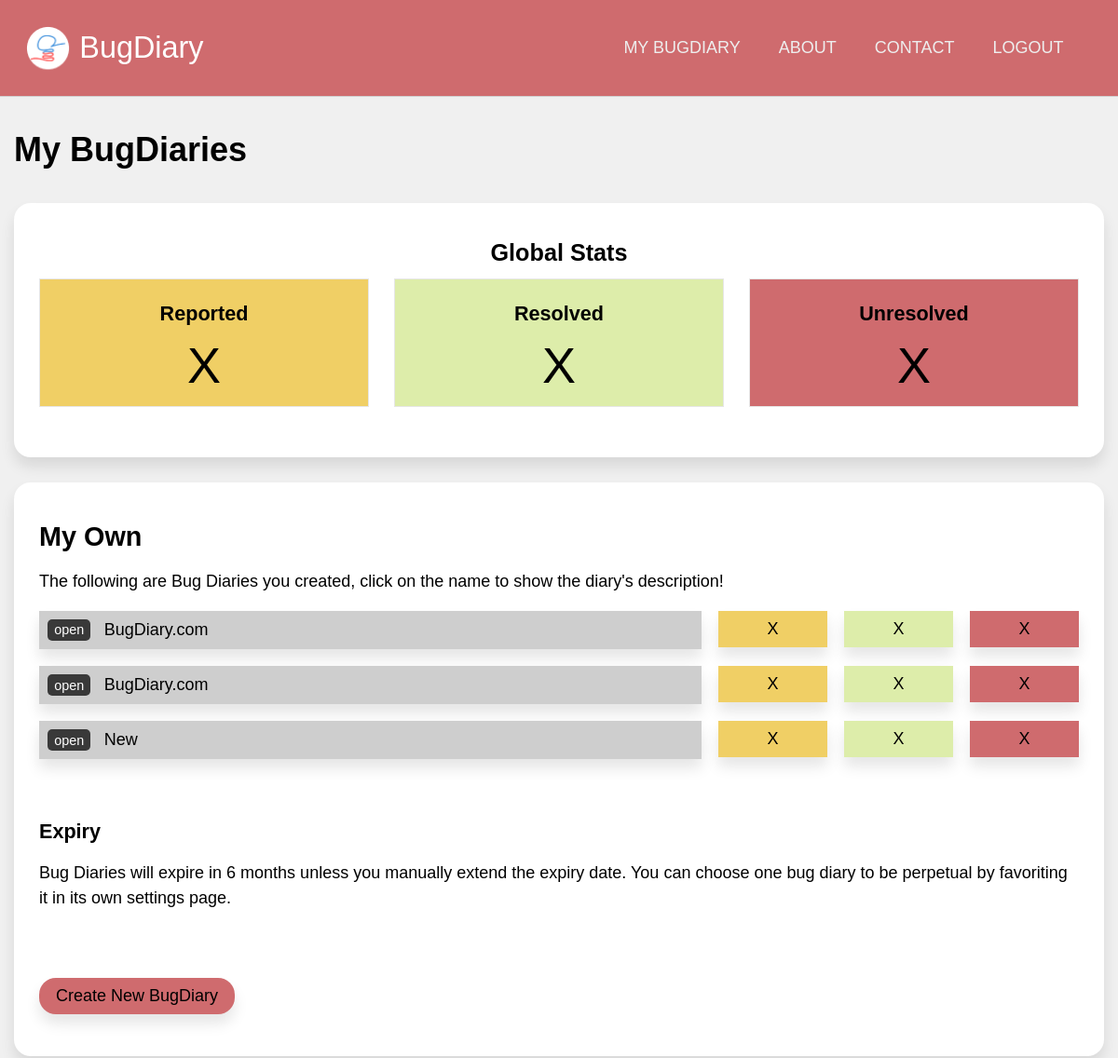
The page /users/dashboard (signed in, upper part) on the database as committed earlier.
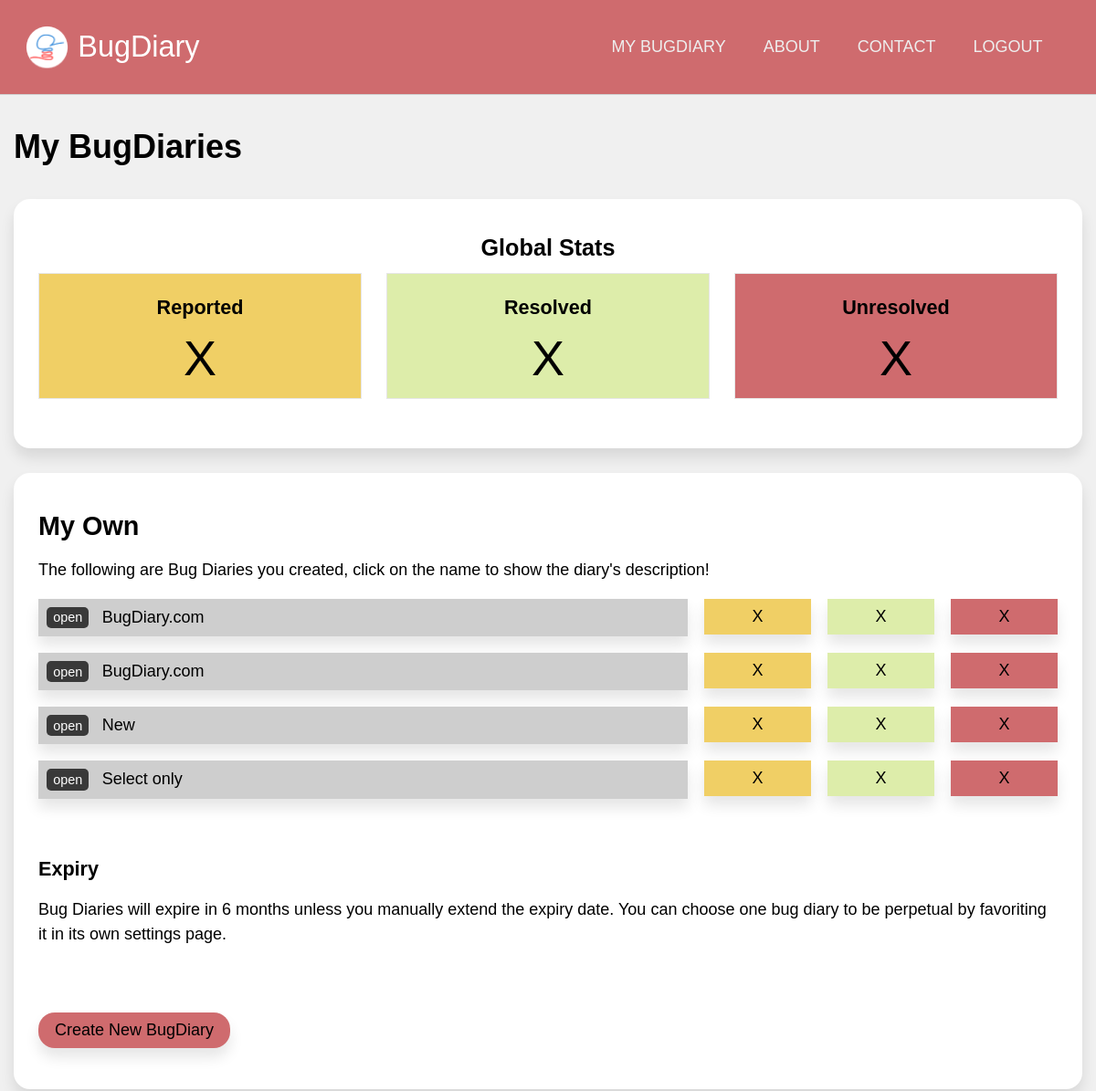
The same page on the database as committed later.
### application/models.py (models this page shows, shortened)
class Projects(db.Model):
    id  = db.Column(db.Integer, primary_key = True, nullable = False)
    url = db.Column(db.String(22), index = True, unique = True, nullable = False)
    name = db.Column(db.String(100), nullable = False)
    description = db.Column(db.Text, nullable = False)
    creation_date = db.Column(db.DateTime, index = True, nullable = False)
    expiry_date = db.Column(db.DateTime, index = True, nullable = False)
    status = db.Column(db.String(10), nullable = False)
    access_code = db.Column(db.String(50), nullable = True)
    owner = db.Column(db.Integer, db.ForeignKey('users.id')) #linked
    bugs = db.relationship('Bugs', backref = 'containing_project')
    locations = db.relationship('Project_bug_locations', backref = 'locations_in')
    types = db.relationship('Project_bug_types', backref = 'types_in')
    settings = db.relationship('Project_settings', backref = 'settings_for', uselist = False)
    blog_posts = db.relationship('Blog_posts', backref= 'post_target')

### application/users/views.py (the view)
@users.route('/dashboard')
@login_required
def dashboard():
    return render_template('user_dash.html', user = current_user)

### application/models.py (called while the page is built)
@login_manager.user_loader
def load_user(user_id):
    return Users.query.get(user_id)

### application/users/templates/users/user_dash.html (shortened to what this page needs)
{% extends 'confined.html' %}
{% import 'macros.html' as macros %}
{% block main %}
<h1>My BugDiaries</h1>
<div class="main-aside">
    <main>
        <div class="bg-white rounded shadowed block text-centered">
            <h3>Global Stats</h3>
            <div class="block-comparison-3">
                <div class="comp1 text-centered lined bg-yellow">
                    <h4>Reported</h4>
                    <span class="bignum">X</span>
                </div>
                <div class="comp2 text-centered lined bg-green">
                    <h4>Resolved</h4>
                    <span class="bignum">X</span>
                </div>
                <div class="comp3 text-centered lined bg-red">
                    <h4>Unresolved</h4>
                    <span class="bignum">X</span>
                </div>
            </div>
        </div>
        <div class="bg-white rounded shadowed block">
            <h2>My Own</h2>
            <p>
                The following are Bug Diaries you created, click on the name to show the diary's description!
            </p>
            {% for project in user.owned_projects %}
            <div class="project-summary" onclick="toggleElement('sum-{{loop.index}}')">
                <div class="name shadowed">
                    <a href="{{ url_for('projects.dashboard', project_url = project.url) }}">open</a>{{ project.name }}
                </div>
                <div class="stats text-centered shadowed bg-yellow">
                    X
                </div>
                <div class="stats text-centered shadowed bg-green">
                    X
                </div>
                <div class="stats text-centered shadowed bg-red">
                    X
                </div>
            </div>
            {% endfor %}
            <div class="spacer-small"></div>
            <h4>Expiry</h4>
            <p>
                Bug Diaries will expire in 6 months unless you manually extend the expiry date. You can choose one bug diary to be perpetual by favoriting it in its own settings page.
            </p>
            <div class="spacer-small"></div>
            <a href="{{ url_for('projects.create') }}" class="button-primary rounded shadowed">
                Create New BugDiary
            </a>
        </div>
    </main>
</div>
{% endblock %}

### application/templates/confined.html (shortened to what this page needs)
{% extends "base.html" %}
{% block templateMain %}
<main class="confined">
  {% block main %}
  {% endblock %}
</main>
{% endblock %}

### application/templates/base.html (shortened to what this page needs)
<!DOCTYPE html>
{% set version = "0.0.1" %}
<html lang="en" dir="ltr">
  <head>
    <link rel="stylesheet" href="{{ url_for('static', filename='css/unilay5.css') }}?v={{version}}">
    <link rel="stylesheet" href="{{ url_for('static', filename='css/custom.css') }}?v={{version}}">
  </head>
  <body class="unilay5">
    <header>
        <div id="logo"><a href="{{ url_for('core.index') }}">
            {% block custom_logo %}BugDiary{% endblock %}
        </a></div>
        <nav id="navigation">
          {% block custom_nav %}
          <a href="{{ url_for('users.dashboard') }}">MY BUGDIARY</a>
          <a href="">ABOUT</a>
          <a href="">CONTACT</a>
          {% if current_user.is_authenticated %}
          <a href="{{ url_for('users.logout') }}">LOGOUT</a>
          {% endif %}
          {% endblock %}
        </nav>
    </header>
      {% block templateMain %}{% endblock %}
  </body>
</html>

### application/static/css/unilay5.css (style rules this page uses)
body { font-size: 18px; font-family: sans-serif; color: #000; margin: 0; padding: 0; background-color: #f0f0f0; }
header { background-color: #cf6b6e; border-bottom: 1px solid #d0d0d0; padding: 1.5em; display: grid; text-align: center; grid-template-areas: "logo nav"; }
header #logo { padding-left: 1.8em; line-height: 1.5em; grid-area: logo; background-image: url("../images/logo-small.png"); background-repeat: no-repeat; background-size: contain; text-align: left; font-size: 1.8em; }
header #logo a:link, header #logo a:visited { color: #fff; text-decoration: none; }
header nav, header #navigation { grid-area: nav; padding: 0.75em; text-align: right; z-index: 10; }
header nav a, header #navigation a { text-transform: uppercase; display: inline-block; color: #eeeeee; text-decoration: none; padding: 0 1em; font-family: "Trebuchet MS", Helvetica, sans-serif; }
.confined { max-width: 65em; margin-left: auto; margin-right: auto; }
p { line-height: 150%; }
main a.button-secondary, main a.button-primary { padding: 0.5em 1em; text-decoration: none; margin: 1em auto; display: inline-block; text-align: center; }
main a.button-primary { background-color: #cf6b6e; color: #000; }
a:link, a:visited { color: #ff3939; }
h2, h3, h4, h5 { margin: 0.5em 0; }
h1 { color: inherit; font-size: 2em; margin: 1em 0; }
h2 { color: inherit; font-size: 1.6em; }
h3 { color: inherit; font-size: 1.4em; }
h4 { color: inherit; font-size: 1.2em; }
.block { padding: 1.5em; margin-bottom: 1.5em; }
.block-comparison-3 { display: grid; grid-template-areas: "comp1 comp2 comp3"; grid-template-columns: 1fr 1fr 1fr; grid-gap: 1.5em; }
.block-comparison-3 .comp1 { grid-area: comp1; }
.block-comparison-3 .comp2 { grid-area: comp2; }
.block-comparison-3 .comp3 { grid-area: comp3; }
.block-comparison-3 .comp1, .block-comparison-3 .comp2, .block-comparison-3 .comp3 { padding: 0.75em; margin-bottom: 1.5em; }
.aside-main, .main-aside { display: grid; grid-gap: 1.5em; }
.aside-main main, .main-aside main { grid-area: main; }
.main-aside { grid-template-areas: "main aside"; grid-template-columns: auto 400px; }
@media screen and (max-width: 1200px) { .main-aside, .aside-main { grid-template-areas: "main" "aside"; grid-template-columns: auto; grid-template-rows: auto auto; } }
.spacer-small { padding-bottom: 2em; }
.lined { border: 1px solid #e6e6e6; }
.rounded { border-radius: 1em 1em 1em 1em; -moz-border-radius: 1em 1em 1em 1em; -webkit-border-radius: 1em 1em 1em 1em; }
.shadowed { -webkit-box-shadow: 0px 10px 15px 0px rgba(0, 0, 0, 0.1); -moz-box-shadow: 0px 10px 15px 0px rgba(0, 0, 0, 0.1); box-shadow: 0px 10px 15px 0px rgba(0, 0, 0, 0.1); }
.text-centered { text-align: center; }
.bg-white { background-color: #fff; }
.bg-green { background-color: #DDEDAA; }
.bg-red { background-color: #CF6B6E; }
.bg-yellow { background-color: #F0CF65; }
.button-primary { background-color: #cf6b6e; color: #000; }

### application/static/css/custom.css (style rules this page uses)
.bignum { font-size: 3em; }
.project-summary { display: flex; justify-content: space-between; gap: 1em; margin-bottom: 1em; align-items: flex-start; }
.project-summary .name { flex: 7; padding: 0.5em; background-color: #cecece; }
.project-summary .stats { flex: 1; padding: 0.5em; }
.project-summary .name a { display: inline-block; padding: 0.25em 0.5em; margin-right: 1em; background-color: #393939; text-decoration: none; color: #fff; border-radius: 5px; -moz-border-radius: 5px; -webkit-border-radius: 5px; font-size: 0.8em; }

Rows that differ between the two databases and show on the page:
added Projects: name "Select only"
